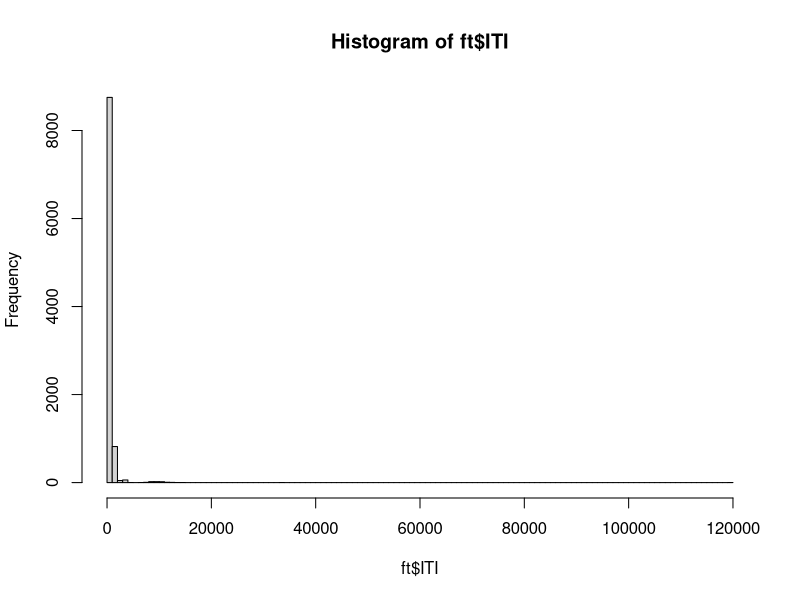
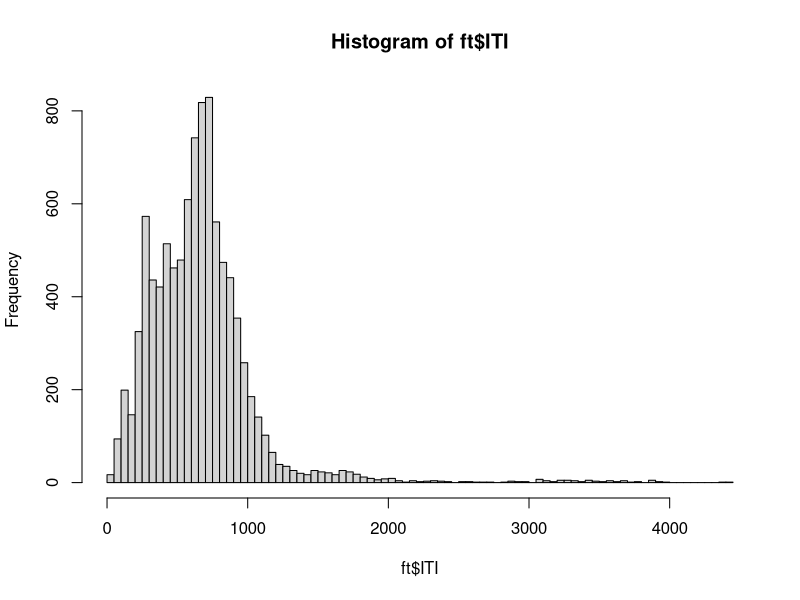

R code for these plots, in order: (Note: this script raises an error after producing the figures.)
## ---- chunk 1
# empty workspace
rm(list=ls())
# before loading, make sure that a package is installed, otherwise install it with command 
# > install.packages("<package_name>")
library(glmmTMB)
library(effects)
## ---- chunk 2
# I placed .csv files into a folder named "Data"
ft = read.csv("Data/FingerTapping.csv")
tp = read.csv("Data/TimePerception.csv")
## ---- chunk 3
head(ft)
head(tp)
## ---- chunk 4
ft = ft[ft$Trial != 1, ]
hist(ft$ITI, breaks=100)
## ---- chunk 5
ft = ft[abs((ft$ITI - mean(ft$ITI))/sd(ft$ITI)) < 3, ]
hist(ft$ITI, breaks=100)
## ---- chunk 6
# prepare factorial variables
ft$ID = factor(ft$ID)
ft$Emotion = factor(ft$Emotion, levels=c("Neutral","Negative","Positive"))
## ---- chunk 7
# actually fit the model
fit_ft = glmmTMB(
  ITI ~ Emotion + (Emotion|ID),
  dispformula = ~ Emotion,
  data = ft,
  family = Gamma(link="log")
)
## ---- chunk 8
# see summary of model coefficients
summary(fit_ft)

# plot predicted effects
plot(allEffects(fit_ft))
## ---- chunk 9
# inspect distribution of Retrospective estimates
hist(tp$Retro_Estimate)
## ---- chunk 10
# compute precision (error) of retrospective estimate
tp$Retro_Error = (tp$Retro_Estimate - 5) / 5
## ---- chunk 11
# prepare factorial variables
tp$ID = factor(tp$ID)
tp$Emotion = factor(tp$Emotion, levels=c("Neutral","Negative","Positive"))
## ---- chunk 12
# actually fit the model
fit_re = glmmTMB(
  Retro_Error ~ Emotion + (1|ID),
  dispformula = ~ Emotion,
  data = tp
)
## ---- chunk 13
# see summary of model coefficients
summary(fit_re)

# plot predicted effects
plot(allEffects(fit_re))
## ---- chunk 14
# inspect distribution of Prospective estimates
hist(tp$Prosp_Estimate)
## ---- chunk 15
tp$Prosp_Estimate[tp$Prosp_Estimate < 0] = NA
hist(tp$Prosp_Estimate)
## ---- chunk 16
# compute precision (error) of prospective estimate
tp$Prosp_Error = (tp$Prosp_Estimate - 60000) / 60000
## ---- chunk 17
fit_pro = glmmTMB(
  Prosp_Error ~ Emotion + (1|ID),
  dispformula = ~ Emotion,
  data = tp
)
## ---- chunk 18
# see summary of model coefficients
summary(fit_pro)

# plot predicted effects
plot(allEffects(fit_pro))
